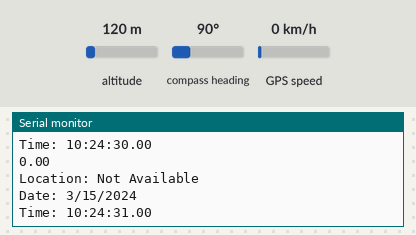
Simulated run of this sketch. Board: Arduino Uno, built with avr-gcc and run on an emulated ATmega328P. On the bench: the last lines printed to the serial monitor. The test bench sets the inputs (shaded band); at power-on: altitude 120 m, compass heading 90°, GPS speed 0 km/h. The GPS gets a fix after 3 s at 37.7749, -122.4194 with 8 satellites.

Above: at 1.8 s.
1.9 s: altitude set to 20 m
At 2.9 s:
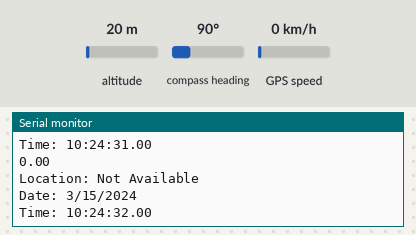
4.6 s: altitude set to 250 m
At 6.1 s:
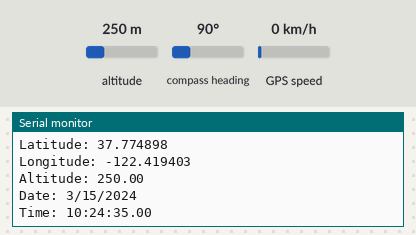
Timing chart, 0 to 7.6 s (numbered marks = the images above; inputs shaded):
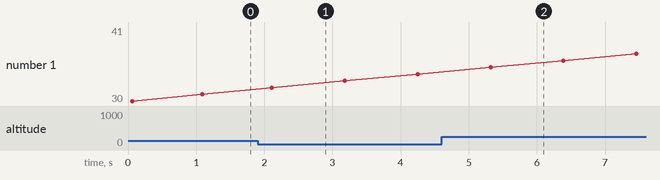

The sketch:

GPS.ino
```cpp
// #include <SoftwareSerial.h>

// // Choose two Arduino pins to use for software serial
// int RXPin = 7;
// int TXPin = 6;

// //Default baud of NEO-6M is 9600
// int GPSBaud = 9600;

// // Create a software serial port called "gpsSerial"
// SoftwareSerial gpsSerial(RXPin, TXPin);

// void setup()
// {
//   // Start the Arduino hardware serial port at 9600 baud
//   Serial.begin(9600);

// //   // Start the software serial port at the GPS's default baud
// //   gpsSerial.begin(GPSBaud);
// // }

// // void loop()
// // {
// //   // Displays information when new sentence is available.
// //   while (gpsSerial.available() > 0)
// //     Serial.write(gpsSerial.read());
// // }

// #include <TinyGPS++.h>
// #include <SoftwareSerial.h>
// #include <Adafruit_MPU6050.h>
// #include <Adafruit_Sensor.h>
// #include <Wire.h>
// #include <math.h>

// // For GPS
// int RXPin = 7;
// int TXPin = 6;
// TinyGPSPlus gps;
// String lat, lon,alt;
// char msg[]="Location not available";
// int isGPSAvailable=0;


// SoftwareSerial GPS(RXPin, TXPin);
// void gpsdump();
// void getGPS();


// //  For MPU


// void setup() {
//   // put your setup code here, to run once:
//   Wire.begin();

//   Serial.begin(9600);

//   // GPS.begin(9600);
//   delay(300);

// }

// void loop() {
//   delay(1000);
//   getGPS();


// }


// void getGPS(){
//   // This function runs untill location is found ;
//   while (GPS.available() > 0)
//     if (gps.encode(GPS.read())){
//       gpsdump();
//     }
//   // If 5000 milliseconds pass and there are no characters coming in
//   // over the software serial port, show a "No GPS detected" error
//   if (millis() > 5000 && gps.charsProcessed() < 10)
//   {
//     Serial.println("No GPS detected");
//     delay(500);
//     getGPS();
//   }
// }

// void gpsdump (){
//   // Serial.println("Hello");
//   if (gps.location.isValid())
//   {
//     isGPSAvailable=1;
//     lat = String(gps.location.lat(), 6);
//     lon = String(gps.location.lng(), 6);
//     alt=String(gps.altitude.meters(), 6);
//     Serial.print("Latitude: ");
//     Serial.println(lat);
//     Serial.print("Longitude: ");
//     Serial.println(lon);

// }
// }
#include <TinyGPS++.h>
#include <SoftwareSerial.h>

// Choose two Arduino pins to use for software serial
int RXPin = 7;
int TXPin = 6;

int GPSBaud = 9600;

// Create a TinyGPS++ object
TinyGPSPlus gps;

// Create a software serial port called "gpsSerial"
SoftwareSerial gpsSerial(RXPin, TXPin);

void setup()
{
  // Start the Arduino hardware serial port at 9600 baud
  Serial.begin(9600);

  // Start the software serial port at the GPS's default baud
  gpsSerial.begin(GPSBaud);
}

void loop()
{
  // This sketch displays information every time a new sentence is correctly encoded.
  // Serial.println(gpsSerial.available());
  while (gpsSerial.available() > 0)
  // Serial.println(gpsSerial.read());
    if (gps.encode(gpsSerial.read()))
      displayInfo();

  // If 5000 milliseconds pass and there are no characters coming in
  // over the software serial port, show a "No GPS detected" error
  if (millis() > 5000 && gps.charsProcessed() < 10)
  {
    Serial.println("No GPS detected");
    delay(1000);

  }
}

void displayInfo()
{
  Serial.println(gps.location.lat());
  if (gps.location.isValid())
  {
    Serial.print("Latitude: ");
    Serial.println(gps.location.lat(), 6);
    Serial.print("Longitude: ");
    Serial.println(gps.location.lng(), 6);
    Serial.print("Altitude: ");
    Serial.println(gps.altitude.meters());
  }
  else
  {
    Serial.println("Location: Not Available");
  }

  Serial.print("Date: ");
  if (gps.date.isValid())
  {
    Serial.print(gps.date.month());
    Serial.print("/");
    Serial.print(gps.date.day());
    Serial.print("/");
    Serial.println(gps.date.year());
  }
  else
  {
    Serial.println("Not Available");
  }

  Serial.print("Time: ");
  if (gps.time.isValid())
  {
    if (gps.time.hour() < 10) Serial.print(F("0"));
    Serial.print(gps.time.hour());
    Serial.print(":");
    if (gps.time.minute() < 10) Serial.print(F("0"));
    Serial.print(gps.time.minute());
    Serial.print(":");
    if (gps.time.second() < 10) Serial.print(F("0"));
    Serial.print(gps.time.second());
    Serial.print(".");
    if (gps.time.centisecond() < 10) Serial.print(F("0"));
    Serial.println(gps.time.centisecond());
  }
  else
  {
    Serial.println("Not Available");
  }

  Serial.println();
  Serial.println();
  delay(1000);
}
```

Measured:
- after the input at 4.6 s, the serial monitor: prints a new line after 0.68 s (image 2)
